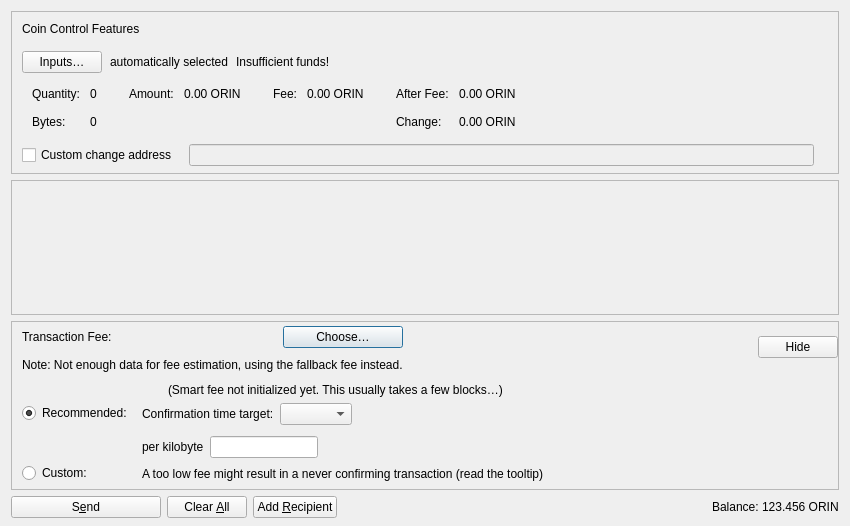
<?xml version="1.0" encoding="UTF-8"?>
<ui version="4.0">
 <class>SendCoinsDialog</class>
 <widget class="QDialog" name="SendCoinsDialog">
  <property name="geometry">
   <rect>
    <x>0</x>
    <y>0</y>
    <width>850</width>
    <height>526</height>
   </rect>
  </property>
  <property name="windowTitle">
   <string>Send Coins</string>
  </property>
  <layout class="QVBoxLayout" name="verticalLayout" stretch="0,1,0,0">
   <property name="bottomMargin">
    <number>8</number>
   </property>
   <item>
    <widget class="QFrame" name="frameCoinControl">
     <property name="sizePolicy">
      <sizepolicy hsizetype="Expanding" vsizetype="Expanding">
       <horstretch>0</horstretch>
       <verstretch>0</verstretch>
      </sizepolicy>
     </property>
     <property name="maximumSize">
      <size>
       <width>16777215</width>
       <height>16777215</height>
      </size>
     </property>
     <property name="frameShape">
      <enum>QFrame::StyledPanel</enum>
     </property>
     <property name="frameShadow">
      <enum>QFrame::Sunken</enum>
     </property>
     <layout class="QVBoxLayout" name="verticalLayoutCoinControl2">
      <property name="spacing">
       <number>0</number>
      </property>
      <property name="leftMargin">
       <number>0</number>
      </property>
      <property name="topMargin">
       <number>0</number>
      </property>
      <property name="rightMargin">
       <number>0</number>
      </property>
      <property name="bottomMargin">
       <number>6</number>
      </property>
      <item>
       <layout class="QVBoxLayout" name="verticalLayoutCoinControl" stretch="0,0,0,0,1">
        <property name="spacing">
         <number>0</number>
        </property>
        <property name="leftMargin">
         <number>10</number>
        </property>
        <property name="topMargin">
         <number>10</number>
        </property>
        <item>
         <layout class="QHBoxLayout" name="horizontalLayoutCoinControl1">
          <property name="bottomMargin">
           <number>15</number>
          </property>
          <item>
           <widget class="QLabel" name="labelCoinControlFeatures">
            <property name="sizePolicy">
             <sizepolicy hsizetype="Preferred" vsizetype="Maximum">
              <horstretch>0</horstretch>
              <verstretch>0</verstretch>
             </sizepolicy>
            </property>
            <property name="text">
             <string>Coin Control Features</string>
            </property>
           </widget>
          </item>
         </layout>
        </item>
        <item>
         <layout class="QHBoxLayout" name="horizontalLayoutCoinControl2" stretch="0,0,0,0">
          <property name="spacing">
           <number>8</number>
          </property>
          <property name="bottomMargin">
           <number>10</number>
          </property>
          <item>
           <widget class="QPushButton" name="pushButtonCoinControl">
            <property name="styleSheet">
             <string notr="true"/>
            </property>
            <property name="text">
             <string>Inputs…</string>
            </property>
            <property name="autoDefault">
             <bool>false</bool>
            </property>
           </widget>
          </item>
          <item>
           <widget class="QLabel" name="labelCoinControlAutomaticallySelected">
            <property name="text">
             <string>automatically selected</string>
            </property>
            <property name="margin">
             <number>5</number>
            </property>
           </widget>
          </item>
          <item>
           <widget class="QLabel" name="labelCoinControlInsuffFunds">
            <property name="text">
             <string>Insufficient funds!</string>
            </property>
            <property name="margin">
             <number>5</number>
            </property>
           </widget>
          </item>
          <item>
           <spacer name="horizontalSpacerCoinControl">
            <property name="orientation">
             <enum>Qt::Horizontal</enum>
            </property>
            <property name="sizeHint" stdset="0">
             <size>
              <width>40</width>
              <height>1</height>
             </size>
            </property>
           </spacer>
          </item>
         </layout>
        </item>
        <item>
         <widget class="QWidget" name="widgetCoinControl" native="true">
          <property name="sizePolicy">
           <sizepolicy hsizetype="Preferred" vsizetype="Preferred">
            <horstretch>0</horstretch>
            <verstretch>0</verstretch>
           </sizepolicy>
          </property>
          <property name="minimumSize">
           <size>
            <width>0</width>
            <height>0</height>
           </size>
          </property>
          <property name="styleSheet">
           <string notr="true"/>
          </property>
          <layout class="QHBoxLayout" name="horizontalLayoutCoinControl5">
           <property name="leftMargin">
            <number>0</number>
           </property>
           <property name="topMargin">
            <number>0</number>
           </property>
           <property name="rightMargin">
            <number>0</number>
           </property>
           <property name="bottomMargin">
            <number>0</number>
           </property>
           <item>
            <layout class="QHBoxLayout" name="horizontalLayoutCoinControl3" stretch="0,0,0,1">
             <property name="spacing">
              <number>20</number>
             </property>
             <property name="topMargin">
              <number>0</number>
             </property>
             <property name="bottomMargin">
              <number>10</number>
             </property>
             <item>
              <layout class="QFormLayout" name="formLayoutCoinControl1">
               <property name="labelAlignment">
                <set>Qt::AlignLeft|Qt::AlignVCenter</set>
               </property>
               <property name="horizontalSpacing">
                <number>10</number>
               </property>
               <property name="verticalSpacing">
                <number>14</number>
               </property>
               <property name="leftMargin">
                <number>10</number>
               </property>
               <property name="topMargin">
                <number>4</number>
               </property>
               <property name="rightMargin">
                <number>6</number>
               </property>
               <item row="0" column="0">
                <widget class="QLabel" name="labelCoinControlQuantityText">
                 <property name="text">
                  <string>Quantity:</string>
                 </property>
                 <property name="margin">
                  <number>0</number>
                 </property>
                </widget>
               </item>
               <item row="0" column="1">
                <widget class="QLabel" name="labelCoinControlQuantity">
                 <property name="cursor">
                  <cursorShape>IBeamCursor</cursorShape>
                 </property>
                 <property name="contextMenuPolicy">
                  <enum>Qt::ActionsContextMenu</enum>
                 </property>
                 <property name="text">
                  <string notr="true">0</string>
                 </property>
                 <property name="margin">
                  <number>0</number>
                 </property>
                 <property name="textInteractionFlags">
                  <set>Qt::LinksAccessibleByMouse|Qt::TextSelectableByKeyboard|Qt::TextSelectableByMouse</set>
                 </property>
                </widget>
               </item>
               <item row="1" column="0">
                <widget class="QLabel" name="labelCoinControlBytesText">
                 <property name="text">
                  <string>Bytes:</string>
                 </property>
                </widget>
               </item>
               <item row="1" column="1">
                <widget class="QLabel" name="labelCoinControlBytes">
                 <property name="cursor">
                  <cursorShape>IBeamCursor</cursorShape>
                 </property>
                 <property name="contextMenuPolicy">
                  <enum>Qt::ActionsContextMenu</enum>
                 </property>
                 <property name="text">
                  <string notr="true">0</string>
                 </property>
                 <property name="textInteractionFlags">
                  <set>Qt::LinksAccessibleByMouse|Qt::TextSelectableByKeyboard|Qt::TextSelectableByMouse</set>
                 </property>
                </widget>
               </item>
              </layout>
             </item>
             <item>
              <layout class="QFormLayout" name="formLayoutCoinControl2">
               <property name="horizontalSpacing">
                <number>10</number>
               </property>
               <property name="verticalSpacing">
                <number>14</number>
               </property>
               <property name="leftMargin">
                <number>6</number>
               </property>
               <property name="topMargin">
                <number>4</number>
               </property>
               <property name="rightMargin">
                <number>6</number>
               </property>
               <item row="0" column="0">
                <widget class="QLabel" name="labelCoinControlAmountText">
                 <property name="text">
                  <string>Amount:</string>
                 </property>
                 <property name="margin">
                  <number>0</number>
                 </property>
                </widget>
               </item>
               <item row="0" column="1">
                <widget class="QLabel" name="labelCoinControlAmount">
                 <property name="cursor">
                  <cursorShape>IBeamCursor</cursorShape>
                 </property>
                 <property name="contextMenuPolicy">
                  <enum>Qt::ActionsContextMenu</enum>
                 </property>
                 <property name="text">
                  <string notr="true">0.00 ORIN</string>
                 </property>
                 <property name="textInteractionFlags">
                  <set>Qt::LinksAccessibleByMouse|Qt::TextSelectableByKeyboard|Qt::TextSelectableByMouse</set>
                 </property>
                </widget>
               </item>
              </layout>
             </item>
             <item>
              <layout class="QFormLayout" name="formLayoutCoinControl3">
               <property name="horizontalSpacing">
                <number>10</number>
               </property>
               <property name="verticalSpacing">
                <number>14</number>
               </property>
               <property name="leftMargin">
                <number>6</number>
               </property>
               <property name="topMargin">
                <number>4</number>
               </property>
               <property name="rightMargin">
                <number>6</number>
               </property>
               <item row="0" column="0">
                <widget class="QLabel" name="labelCoinControlFeeText">
                 <property name="text">
                  <string>Fee:</string>
                 </property>
                 <property name="margin">
                  <number>0</number>
                 </property>
                </widget>
               </item>
               <item row="0" column="1">
                <widget class="QLabel" name="labelCoinControlFee">
                 <property name="cursor">
                  <cursorShape>IBeamCursor</cursorShape>
                 </property>
                 <property name="contextMenuPolicy">
                  <enum>Qt::ActionsContextMenu</enum>
                 </property>
                 <property name="text">
                  <string notr="true">0.00 ORIN</string>
                 </property>
                 <property name="textInteractionFlags">
                  <set>Qt::LinksAccessibleByMouse|Qt::TextSelectableByKeyboard|Qt::TextSelectableByMouse</set>
                 </property>
                </widget>
               </item>
              </layout>
             </item>
             <item>
              <layout class="QFormLayout" name="formLayoutCoinControl4">
               <property name="labelAlignment">
                <set>Qt::AlignLeft|Qt::AlignVCenter</set>
               </property>
               <property name="horizontalSpacing">
                <number>10</number>
               </property>
               <property name="verticalSpacing">
                <number>14</number>
               </property>
               <property name="leftMargin">
                <number>6</number>
               </property>
               <property name="topMargin">
                <number>4</number>
               </property>
               <property name="rightMargin">
                <number>6</number>
               </property>
               <item row="0" column="0">
                <widget class="QLabel" name="labelCoinControlAfterFeeText">
                 <property name="text">
                  <string>After Fee:</string>
                 </property>
                 <property name="margin">
                  <number>0</number>
                 </property>
                </widget>
               </item>
               <item row="0" column="1">
                <widget class="QLabel" name="labelCoinControlAfterFee">
                 <property name="cursor">
                  <cursorShape>IBeamCursor</cursorShape>
                 </property>
                 <property name="contextMenuPolicy">
                  <enum>Qt::ActionsContextMenu</enum>
                 </property>
                 <property name="text">
                  <string notr="true">0.00 ORIN</string>
                 </property>
                 <property name="textInteractionFlags">
                  <set>Qt::LinksAccessibleByMouse|Qt::TextSelectableByKeyboard|Qt::TextSelectableByMouse</set>
                 </property>
                </widget>
               </item>
               <item row="1" column="0">
                <widget class="QLabel" name="labelCoinControlChangeText">
                 <property name="text">
                  <string>Change:</string>
                 </property>
                </widget>
               </item>
               <item row="1" column="1">
                <widget class="QLabel" name="labelCoinControlChange">
                 <property name="cursor">
                  <cursorShape>IBeamCursor</cursorShape>
                 </property>
                 <property name="contextMenuPolicy">
                  <enum>Qt::ActionsContextMenu</enum>
                 </property>
                 <property name="text">
                  <string notr="true">0.00 ORIN</string>
                 </property>
                 <property name="textInteractionFlags">
                  <set>Qt::LinksAccessibleByMouse|Qt::TextSelectableByKeyboard|Qt::TextSelectableByMouse</set>
                 </property>
                </widget>
               </item>
              </layout>
             </item>
            </layout>
           </item>
          </layout>
         </widget>
        </item>
        <item>
         <layout class="QHBoxLayout" name="horizontalLayoutCoinControl4" stretch="0,0,0">
          <property name="spacing">
           <number>12</number>
          </property>
          <property name="sizeConstraint">
           <enum>QLayout::SetDefaultConstraint</enum>
          </property>
          <property name="topMargin">
           <number>5</number>
          </property>
          <property name="rightMargin">
           <number>5</number>
          </property>
          <item>
           <widget class="QCheckBox" name="checkBoxCoinControlChange">
            <property name="toolTip">
             <string>If this is activated, but the change address is empty or invalid, change will be sent to a newly generated address.</string>
            </property>
            <property name="text">
             <string>Custom change address</string>
            </property>
           </widget>
          </item>
          <item>
           <widget class="QValidatedLineEdit" name="lineEditCoinControlChange">
            <property name="enabled">
             <bool>false</bool>
            </property>
            <property name="sizePolicy">
             <sizepolicy hsizetype="Expanding" vsizetype="Fixed">
              <horstretch>0</horstretch>
              <verstretch>0</verstretch>
             </sizepolicy>
            </property>
           </widget>
          </item>
          <item>
           <widget class="QLabel" name="labelCoinControlChangeLabel">
            <property name="sizePolicy">
             <sizepolicy hsizetype="Preferred" vsizetype="Expanding">
              <horstretch>0</horstretch>
              <verstretch>0</verstretch>
             </sizepolicy>
            </property>
            <property name="minimumSize">
             <size>
              <width>0</width>
              <height>0</height>
             </size>
            </property>
            <property name="text">
             <string/>
            </property>
            <property name="margin">
             <number>3</number>
            </property>
           </widget>
          </item>
         </layout>
        </item>
        <item>
         <spacer name="verticalSpacerCoinControl">
          <property name="orientation">
           <enum>Qt::Vertical</enum>
          </property>
          <property name="sizeHint" stdset="0">
           <size>
            <width>800</width>
            <height>1</height>
           </size>
          </property>
         </spacer>
        </item>
       </layout>
      </item>
     </layout>
    </widget>
   </item>
   <item>
    <widget class="QScrollArea" name="scrollArea">
     <property name="widgetResizable">
      <bool>true</bool>
     </property>
     <widget class="QWidget" name="scrollAreaWidgetContents">
      <property name="geometry">
       <rect>
        <x>0</x>
        <y>0</y>
        <width>830</width>
        <height>104</height>
       </rect>
      </property>
      <layout class="QVBoxLayout" name="verticalLayout_2" stretch="0,1">
       <property name="leftMargin">
        <number>0</number>
       </property>
       <property name="topMargin">
        <number>0</number>
       </property>
       <property name="rightMargin">
        <number>0</number>
       </property>
       <property name="bottomMargin">
        <number>0</number>
       </property>
       <item>
        <layout class="QVBoxLayout" name="entries">
         <property name="spacing">
          <number>6</number>
         </property>
        </layout>
       </item>
       <item>
        <spacer name="verticalSpacer">
         <property name="orientation">
          <enum>Qt::Vertical</enum>
         </property>
         <property name="sizeHint" stdset="0">
          <size>
           <width>20</width>
           <height>40</height>
          </size>
         </property>
        </spacer>
       </item>
      </layout>
     </widget>
    </widget>
   </item>
   <item>
    <widget class="QFrame" name="frameFee">
     <property name="sizePolicy">
      <sizepolicy hsizetype="Expanding" vsizetype="Expanding">
       <horstretch>0</horstretch>
       <verstretch>0</verstretch>
      </sizepolicy>
     </property>
     <property name="maximumSize">
      <size>
       <width>16777215</width>
       <height>16777215</height>
      </size>
     </property>
     <property name="frameShape">
      <enum>QFrame::StyledPanel</enum>
     </property>
     <property name="frameShadow">
      <enum>QFrame::Sunken</enum>
     </property>
     <layout class="QVBoxLayout" name="verticalLayoutFee1">
      <property name="spacing">
       <number>0</number>
      </property>
      <property name="leftMargin">
       <number>0</number>
      </property>
      <property name="topMargin">
       <number>0</number>
      </property>
      <property name="rightMargin">
       <number>0</number>
      </property>
      <property name="bottomMargin">
       <number>0</number>
      </property>
      <item>
       <layout class="QVBoxLayout" name="verticalLayoutFee2" stretch="0,0,0">
        <property name="spacing">
         <number>0</number>
        </property>
        <property name="leftMargin">
         <number>10</number>
        </property>
        <property name="topMargin">
         <number>0</number>
        </property>
        <item>
         <layout class="QHBoxLayout" name="horizontalLayoutFee1">
          <property name="bottomMargin">
           <number>0</number>
          </property>
          <item>
           <layout class="QVBoxLayout" name="verticalLayoutFee7">
            <property name="spacing">
             <number>0</number>
            </property>
            <item>
             <spacer name="verticalSpacerSmartFee">
              <property name="orientation">
               <enum>Qt::Vertical</enum>
              </property>
              <property name="sizeType">
               <enum>QSizePolicy::Fixed</enum>
              </property>
              <property name="sizeHint" stdset="0">
               <size>
                <width>1</width>
                <height>4</height>
               </size>
              </property>
             </spacer>
            </item>
            <item>
             <layout class="QHBoxLayout" name="horizontalLayoutSmartFee">
              <property name="spacing">
               <number>10</number>
              </property>
              <item>
               <widget class="QLabel" name="labelFeeHeadline">
                <property name="sizePolicy">
                 <sizepolicy hsizetype="Preferred" vsizetype="Maximum">
                  <horstretch>0</horstretch>
                  <verstretch>0</verstretch>
                 </sizepolicy>
                </property>
                <property name="text">
                 <string>Transaction Fee:</string>
                </property>
               </widget>
              </item>
              <item>
               <widget class="QLabel" name="labelFeeMinimized">
                <property name="text">
                 <string/>
                </property>
               </widget>
              </item>
              <item>
               <widget class="QPushButton" name="buttonChooseFee">
                <property name="text">
                 <string>Choose…</string>
                </property>
               </widget>
              </item>
             </layout>
            </item>
            <item>
             <spacer name="verticalSpacer_7">
              <property name="orientation">
               <enum>Qt::Vertical</enum>
              </property>
              <property name="sizeHint" stdset="0">
               <size>
                <width>1</width>
                <height>10</height>
               </size>
              </property>
             </spacer>
            </item>
            <item>
             <widget class="QLabel" name="fallbackFeeWarningLabel">
              <property name="toolTip">
               <string>Using the fallbackfee can result in sending a transaction that will take several hours or days (or never) to confirm. Consider choosing your fee manually or wait until you have validated the complete chain.</string>
              </property>
              <property name="text">
               <string>Note: Not enough data for fee estimation, using the fallback fee instead.</string>
              </property>
              <property name="wordWrap">
               <bool>false</bool>
              </property>
             </widget>
            </item>
            <item>
             <spacer name="verticalSpacer_5">
              <property name="orientation">
               <enum>Qt::Vertical</enum>
              </property>
              <property name="sizeHint" stdset="0">
               <size>
                <width>1</width>
                <height>1</height>
               </size>
              </property>
             </spacer>
            </item>
           </layout>
          </item>
          <item>
           <spacer name="horizontalSpacer_4">
            <property name="orientation">
             <enum>Qt::Horizontal</enum>
            </property>
            <property name="sizeHint" stdset="0">
             <size>
              <width>1</width>
              <height>1</height>
             </size>
            </property>
           </spacer>
          </item>
          <item>
           <widget class="QPushButton" name="buttonMinimizeFee">
            <property name="toolTip">
             <string>Hide transaction fee settings</string>
            </property>
            <property name="text">
             <string>Hide</string>
            </property>
           </widget>
          </item>
         </layout>
        </item>
        <item>
         <widget class="QFrame" name="frameFeeSelection">
          <layout class="QVBoxLayout" name="verticalLayoutFee12">
           <property name="spacing">
            <number>0</number>
           </property>
           <property name="leftMargin">
            <number>0</number>
           </property>
           <property name="topMargin">
            <number>0</number>
           </property>
           <property name="rightMargin">
            <number>0</number>
           </property>
           <property name="bottomMargin">
            <number>0</number>
           </property>
           <item>
            <layout class="QGridLayout" name="gridLayoutFee">
             <property name="topMargin">
              <number>10</number>
             </property>
             <property name="bottomMargin">
              <number>4</number>
             </property>
             <property name="horizontalSpacing">
              <number>10</number>
             </property>
             <property name="verticalSpacing">
              <number>4</number>
             </property>
             <item row="1" column="1">
              <layout class="QVBoxLayout" name="verticalLayoutFee8">
               <property name="spacing">
                <number>6</number>
               </property>
               <property name="topMargin">
                <number>3</number>
               </property>
               <item>
                <layout class="QHBoxLayout" name="horizontalLayoutFee13" stretch="0,0,1">
                 <item>
                  <widget class="QLabel" name="labelCustomPerKilobyte">
                   <property name="toolTip">
                    <string>If the custom fee is set to 1000 duffs and the transaction is only 250 bytes, then &quot;per kilobyte&quot; only pays 250 duffs in fee,&lt;br /&gt;while &quot;at least&quot; pays 1000 duffs. For transactions bigger than a kilobyte both pay by kilobyte.</string>
                   </property>
                   <property name="text">
                    <string>per kilobyte</string>
                   </property>
                  </widget>
                 </item>
                 <item>
                  <widget class="BitcoinAmountField" name="customFee"/>
                 </item>
                 <item>
                  <spacer name="horizontalSpacer_6">
                   <property name="orientation">
                    <enum>Qt::Horizontal</enum>
                   </property>
                   <property name="sizeHint" stdset="0">
                    <size>
                     <width>1</width>
                     <height>1</height>
                    </size>
                   </property>
                  </spacer>
                 </item>
                </layout>
               </item>
               <item>
                <layout class="QHBoxLayout" name="horizontalLayoutFee8">
                 <item>
                  <widget class="QLabel" name="labelCustomFeeWarning">
                   <property name="enabled">
                    <bool>true</bool>
                   </property>
                   <property name="toolTip">
                    <string>When there is less transaction volume than space in the blocks, miners as well as relaying nodes may enforce a minimum fee. Paying only this minimum fee is just fine, but be aware that this can result in a never confirming transaction once there is more demand for orin transactions than the network can process.</string>
                   </property>
                   <property name="text">
                    <string>A too low fee might result in a never confirming transaction (read the tooltip)</string>
                   </property>
                  </widget>
                 </item>
                 <item>
                  <spacer name="horizontalSpacer_2">
                   <property name="orientation">
                    <enum>Qt::Horizontal</enum>
                   </property>
                   <property name="sizeHint" stdset="0">
                    <size>
                     <width>1</width>
                     <height>1</height>
                    </size>
                   </property>
                  </spacer>
                 </item>
                </layout>
               </item>
              </layout>
             </item>
             <item row="0" column="0">
              <layout class="QVBoxLayout" name="verticalLayoutFee4" stretch="0,1">
               <property name="topMargin">
                <number>20</number>
               </property>
               <property name="bottomMargin">
                <number>3</number>
               </property>
               <item>
                <widget class="QRadioButton" name="radioSmartFee">
                 <property name="text">
                  <string>Recommended:</string>
                 </property>
                 <property name="checked">
                  <bool>true</bool>
                 </property>
                 <attribute name="buttonGroup">
                  <string notr="true">groupFee</string>
                 </attribute>
                </widget>
               </item>
               <item>
                <spacer name="verticalSpacer_2">
                 <property name="orientation">
                  <enum>Qt::Vertical</enum>
                 </property>
                 <property name="sizeHint" stdset="0">
                  <size>
                   <width>1</width>
                   <height>1</height>
                  </size>
                 </property>
                </spacer>
               </item>
              </layout>
             </item>
             <item row="1" column="0">
              <layout class="QVBoxLayout" name="verticalLayoutFee9" stretch="0,1">
               <property name="topMargin">
                <number>30</number>
               </property>
               <item>
                <widget class="QRadioButton" name="radioCustomFee">
                 <property name="text">
                  <string>Custom:</string>
                 </property>
                 <attribute name="buttonGroup">
                  <string notr="true">groupFee</string>
                 </attribute>
                </widget>
               </item>
               <item>
                <spacer name="verticalSpacer_6">
                 <property name="orientation">
                  <enum>Qt::Vertical</enum>
                 </property>
                 <property name="sizeHint" stdset="0">
                  <size>
                   <width>1</width>
                   <height>1</height>
                  </size>
                 </property>
                </spacer>
               </item>
              </layout>
             </item>
             <item row="0" column="1">
              <layout class="QVBoxLayout" name="verticalLayoutFee3" stretch="0,0,1">
               <property name="spacing">
                <number>6</number>
               </property>
               <property name="topMargin">
                <number>0</number>
               </property>
               <property name="bottomMargin">
                <number>3</number>
               </property>
               <item>
                <layout class="QHBoxLayout" name="horizontalLayoutFee12">
                 <item>
                  <widget class="QLabel" name="labelSmartFee">
                   <property name="text">
                    <string/>
                   </property>
                  </widget>
                 </item>
                 <item>
                  <widget class="QLabel" name="labelFeeEstimation">
                   <property name="text">
                    <string/>
                   </property>
                  </widget>
                 </item>
                 <item>
                  <widget class="QLabel" name="labelSmartFee2">
                   <property name="text">
                    <string>(Smart fee not initialized yet. This usually takes a few blocks…)</string>
                   </property>
                  </widget>
                 </item>
                 <item>
                  <spacer name="horizontalSpacer_5">
                   <property name="orientation">
                    <enum>Qt::Horizontal</enum>
                   </property>
                   <property name="sizeHint" stdset="0">
                    <size>
                     <width>1</width>
                     <height>1</height>
                    </size>
                   </property>
                  </spacer>
                 </item>
                </layout>
               </item>
               <item>
                <layout class="QHBoxLayout" name="horizontalLayoutFee9">
                 <item>
                  <layout class="QVBoxLayout" name="verticalLayoutFee6">
                   <item>
                    <widget class="QLabel" name="labelSmartFee3">
                     <property name="text">
                      <string>Confirmation time target:</string>
                     </property>
                    </widget>
                   </item>
                  </layout>
                 </item>
                 <item>
                  <layout class="QVBoxLayout" name="verticalLayoutFee5">
                   <property name="rightMargin">
                    <number>30</number>
                   </property>
                   <item>
                    <layout class="QHBoxLayout" name="horizontalLayoutConfTarget">
                     <property name="bottomMargin">
                      <number>0</number>
                     </property>
                     <item>
                      <widget class="QComboBox" name="confTargetSelector"/>
                     </item>
                     <item>
                      <spacer name="horizontalSpacerConfTarget">
                       <property name="orientation">
                        <enum>Qt::Horizontal</enum>
                       </property>
                       <property name="sizeHint" stdset="0">
                        <size>
                         <width>40</width>
                         <height>20</height>
                        </size>
                       </property>
                      </spacer>
                     </item>
                    </layout>
                   </item>
                  </layout>
                 </item>
                </layout>
               </item>
               <item>
                <spacer name="verticalSpacer_4">
                 <property name="orientation">
                  <enum>Qt::Vertical</enum>
                 </property>
                 <property name="sizeHint" stdset="0">
                  <size>
                   <width>1</width>
                   <height>1</height>
                  </size>
                 </property>
                </spacer>
               </item>
              </layout>
             </item>
            </layout>
           </item>
          </layout>
         </widget>
        </item>
        <item>
         <spacer name="verticalSpacerFee">
          <property name="orientation">
           <enum>Qt::Vertical</enum>
          </property>
          <property name="sizeHint" stdset="0">
           <size>
            <width>800</width>
            <height>1</height>
           </size>
          </property>
         </spacer>
        </item>
       </layout>
      </item>
     </layout>
    </widget>
   </item>
   <item>
    <layout class="QHBoxLayout" name="horizontalLayout">
     <item>
      <widget class="QPushButton" name="sendButton">
       <property name="minimumSize">
        <size>
         <width>150</width>
         <height>0</height>
        </size>
       </property>
       <property name="toolTip">
        <string>Confirm the send action</string>
       </property>
       <property name="text">
        <string>S&amp;end</string>
       </property>
       <property name="autoDefault">
        <bool>false</bool>
       </property>
       <property name="default">
        <bool>false</bool>
       </property>
      </widget>
     </item>
     <item>
      <widget class="QPushButton" name="clearButton">
       <property name="sizePolicy">
        <sizepolicy hsizetype="Minimum" vsizetype="Fixed">
         <horstretch>0</horstretch>
         <verstretch>0</verstretch>
        </sizepolicy>
       </property>
       <property name="toolTip">
        <string>Clear all fields of the form.</string>
       </property>
       <property name="text">
        <string>Clear &amp;All</string>
       </property>
       <property name="autoDefault">
        <bool>false</bool>
       </property>
      </widget>
     </item>
     <item>
      <widget class="QPushButton" name="addButton">
       <property name="toolTip">
        <string>Send to multiple recipients at once</string>
       </property>
       <property name="text">
        <string>Add &amp;Recipient</string>
       </property>
       <property name="autoDefault">
        <bool>false</bool>
       </property>
      </widget>
     </item>
     <item>
      <spacer name="horizontalSpacer">
       <property name="orientation">
        <enum>Qt::Horizontal</enum>
       </property>
       <property name="sizeHint" stdset="0">
        <size>
         <width>40</width>
         <height>20</height>
        </size>
       </property>
      </spacer>
     </item>
     <item>
      <layout class="QHBoxLayout" name="horizontalLayout_2">
       <property name="spacing">
        <number>3</number>
       </property>
       <item>
        <widget class="QLabel" name="labelBalanceName">
         <property name="text">
          <string>Balance:</string>
         </property>
        </widget>
       </item>
       <item>
        <widget class="QLabel" name="labelBalance">
         <property name="sizePolicy">
          <sizepolicy hsizetype="Preferred" vsizetype="Preferred">
           <horstretch>0</horstretch>
           <verstretch>0</verstretch>
          </sizepolicy>
         </property>
         <property name="cursor">
          <cursorShape>IBeamCursor</cursorShape>
         </property>
         <property name="text">
          <string notr="true">123.456 ORIN</string>
         </property>
         <property name="textInteractionFlags">
          <set>Qt::LinksAccessibleByMouse|Qt::TextSelectableByKeyboard|Qt::TextSelectableByMouse</set>
         </property>
        </widget>
       </item>
      </layout>
     </item>
    </layout>
   </item>
  </layout>
 </widget>
 <customwidgets>
  <customwidget>
   <class>QValidatedLineEdit</class>
   <extends>QLineEdit</extends>
   <header>qt/qvalidatedlineedit.h</header>
  </customwidget>
  <customwidget>
   <class>BitcoinAmountField</class>
   <extends>QLineEdit</extends>
   <header>qt/bitcoinamountfield.h</header>
   <container>1</container>
  </customwidget>
 </customwidgets>
 <resources>
  <include location="../orin.qrc"/>
 </resources>
 <connections/>
 <buttongroups>
  <buttongroup name="groupFee"/>
 </buttongroups>
</ui>
